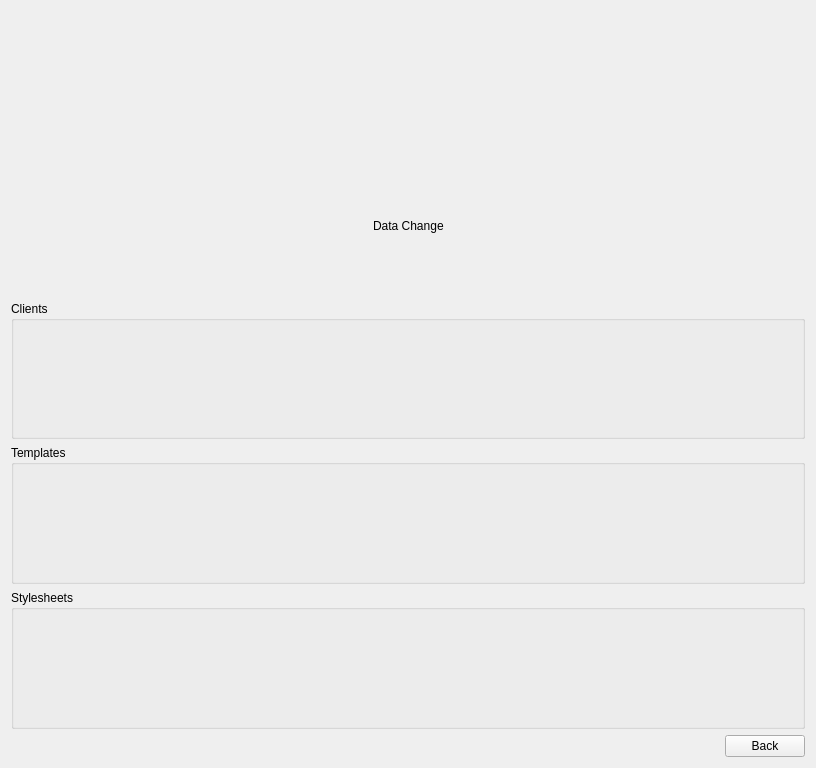
<?xml version="1.0" encoding="UTF-8"?>
<ui version="4.0">
 <class>MorePage</class>
 <widget class="QWidget" name="MorePage">
  <property name="geometry">
   <rect>
    <x>0</x>
    <y>0</y>
    <width>816</width>
    <height>768</height>
   </rect>
  </property>
  <property name="windowTitle">
   <string>Form</string>
  </property>
  <layout class="QVBoxLayout" name="verticalLayout">
   <item>
    <widget class="TitleBarWidget" name="titleBarWidget" native="true"/>
   </item>
   <item>
    <layout class="QHBoxLayout" name="horizontalLayout" stretch="0,0,0">
     <item>
      <spacer name="horizontalSpacer">
       <property name="orientation">
        <enum>Qt::Horizontal</enum>
       </property>
       <property name="sizeHint" stdset="0">
        <size>
         <width>40</width>
         <height>20</height>
        </size>
       </property>
      </spacer>
     </item>
     <item>
      <widget class="QLabel" name="label">
       <property name="text">
        <string>Data Change</string>
       </property>
      </widget>
     </item>
     <item>
      <spacer name="horizontalSpacer_2">
       <property name="orientation">
        <enum>Qt::Horizontal</enum>
       </property>
       <property name="sizeHint" stdset="0">
        <size>
         <width>40</width>
         <height>20</height>
        </size>
       </property>
      </spacer>
     </item>
    </layout>
   </item>
   <item>
    <widget class="QGroupBox" name="groupBox">
     <property name="title">
      <string>Clients</string>
     </property>
     <layout class="QVBoxLayout" name="verticalLayout_2">
      <item alignment="Qt::AlignTop">
       <widget class="DataHandlerWidget" name="clientsWidget" native="true"/>
      </item>
     </layout>
    </widget>
   </item>
   <item>
    <widget class="QGroupBox" name="groupBox_3">
     <property name="title">
      <string>Templates</string>
     </property>
     <layout class="QVBoxLayout" name="verticalLayout_4">
      <item>
       <widget class="DataHandlerWidget" name="templatesWidget" native="true"/>
      </item>
     </layout>
    </widget>
   </item>
   <item>
    <widget class="QGroupBox" name="groupBox_2">
     <property name="title">
      <string>Stylesheets</string>
     </property>
     <layout class="QVBoxLayout" name="verticalLayout_3">
      <item>
       <widget class="DataHandlerWidget" name="stylesheetsWidget" native="true"/>
      </item>
     </layout>
    </widget>
   </item>
   <item>
    <layout class="QHBoxLayout" name="horizontalLayout_2">
     <item>
      <spacer name="horizontalSpacer_3">
       <property name="orientation">
        <enum>Qt::Horizontal</enum>
       </property>
       <property name="sizeHint" stdset="0">
        <size>
         <width>40</width>
         <height>20</height>
        </size>
       </property>
      </spacer>
     </item>
     <item>
      <widget class="QPushButton" name="backButton">
       <property name="text">
        <string>Back</string>
       </property>
      </widget>
     </item>
    </layout>
   </item>
  </layout>
 </widget>
 <customwidgets>
  <customwidget>
   <class>TitleBarWidget</class>
   <extends>QWidget</extends>
   <header>ui/TitleBarWidget.h</header>
   <container>1</container>
  </customwidget>
  <customwidget>
   <class>DataHandlerWidget</class>
   <extends>QWidget</extends>
   <header>ui/DataHandlerWidget.h</header>
   <container>1</container>
  </customwidget>
 </customwidgets>
 <resources/>
 <connections/>
</ui>
